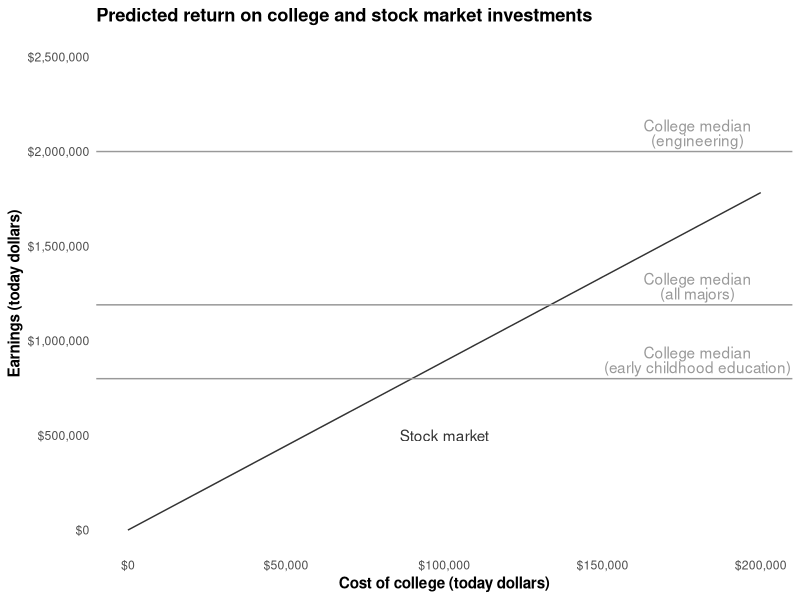
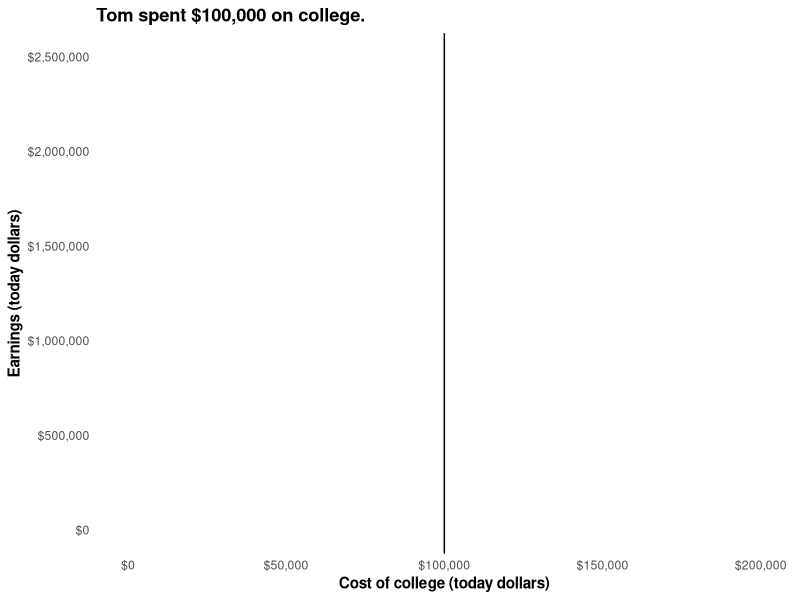
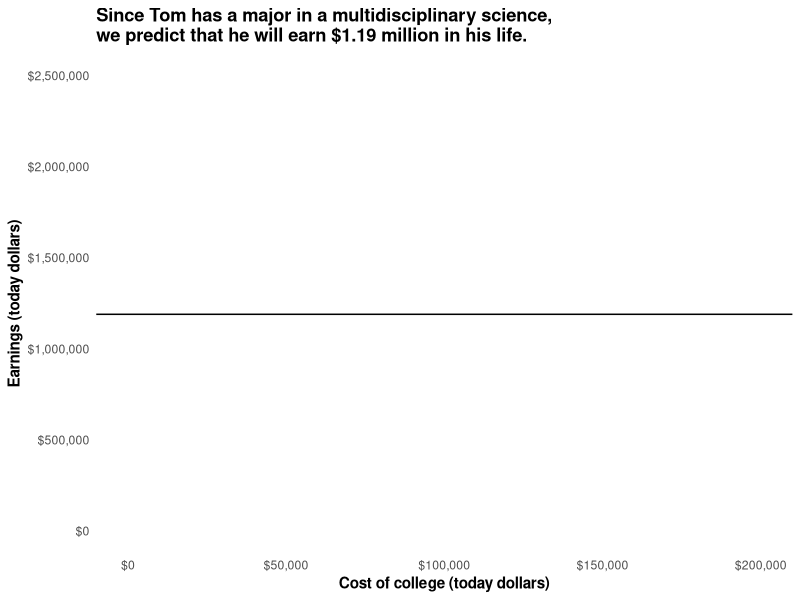
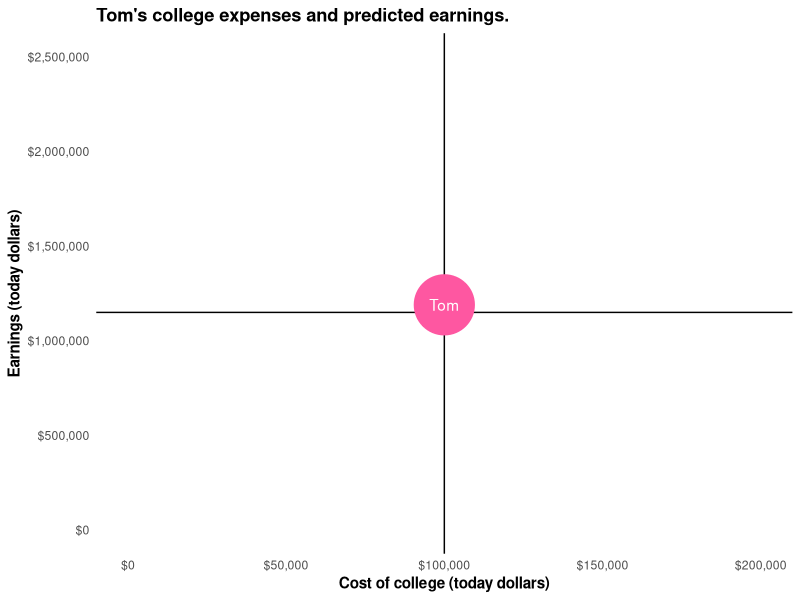
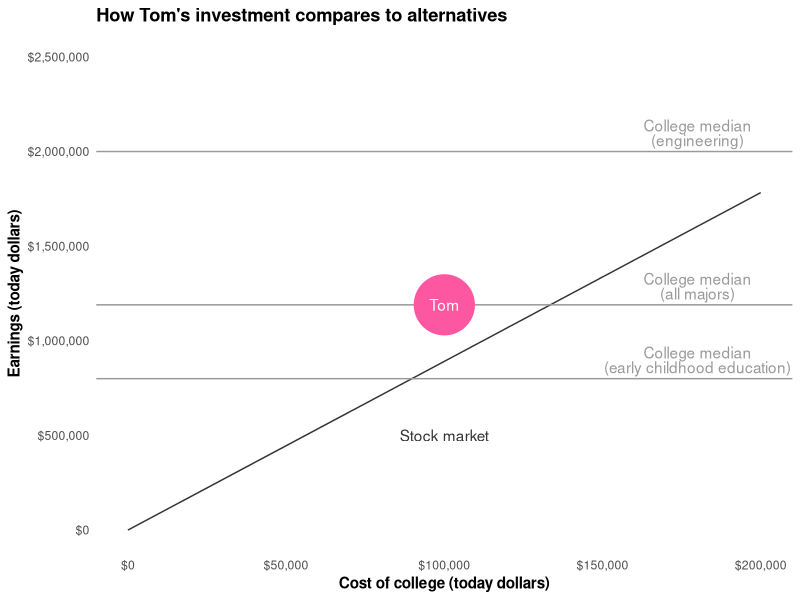

The R script that drew these images, in order:
library(ggplot2)
library(reshape2)
library(scales)

years.invested <- 65 - 20 # People supposedly retire at 65.
stock.market.return <- 1.07
prop.withdrawn <- 0.15 # Withdraw 15% of the initial investment every year, ignoring inflation
inflation <- 1.025 # 3% inflation

lifetime.earnings <- c(
  engineering = 2e6,
  all.majors = 1.19e6,
  early.childhood.education = 8e5
)

college <- data.frame(
  investment = 'College',
  label.x = 1.8e5,
  earnings.intercept = unname(lifetime.earnings),
  earnings.slope = 0,
  full.investment = paste0('College median\n(',
                           gsub('\\.', ' ', names(lifetime.earnings)), ')')
)

earnings <- function(starting.money, stock.market.return, prop.withdrawn) {
  f <- function(money, year) {
    money * (stock.market.return - (prop.withdrawn * inflation ^ year))
  }
  g <- function(money) sum(Reduce(f, 1:years.invested, accumulate = TRUE, init = money))
  sapply(starting.money, g)
}

not.college <- data.frame(cost = seq(0, 2e5, 1e4))
not.college$earnings <- earnings(not.college$cost, stock.market.return, prop.withdrawn)

p.base <- ggplot() +
  theme_minimal() +
  theme(title = element_text(face = 'bold'),
        panel.grid.minor = element_blank(),
        panel.grid.major = element_blank()) +
  scale_x_continuous('Cost of college (today dollars)',
                     limits = c(0, 2e5), labels = dollar) +
  scale_y_continuous('Earnings (today dollars)',
                     limits = c(0, 2.5e6), labels = dollar)

p.predictions <- p.base +
  geom_line(data = not.college,
            color = 'grey20',
            aes(x = cost, y = earnings)) +
  geom_hline(data = college,
             color = 'grey60',
             aes(yintercept = earnings.intercept,
                 group = full.investment)) +
  annotate('text', x = 1e5, y = 5e5, label = 'Stock market', color = 'grey20') +
  # equivalent to 7% annual increase with an inflation adjusted (2.5%)
  # salary starting at 15% of the cost of college
  geom_text(data = college,
            color = 'grey60',
            aes(x = label.x,
                y = earnings.intercept,
                vjust = -.2,
                lineheight = .8,
                label = full.investment)) +
  ggtitle('Predicted return on college and stock market investments')

p.tom.expenses <- p.base + geom_vline(xintercept = 1e5) +
  ggtitle("Tom spent $100,000 on college.")

p.tom.predictions <- p.base + geom_hline(yintercept = 1.19e6) +
  ggtitle('Since Tom has a major in a multidisciplinary science,\nwe predict that he will earn $1.19 million in his life.')

p.tom.both <- p.base +
                geom_vline(xintercept = 1e5) +
                geom_hline(yintercept = 1.15e6) +
                aes(x = 1e5, y = 1.19e6) +
                geom_point(color = '#fe57a1', size = 20) +
                geom_text(color = 'white', label = 'Tom') +
                ggtitle("Tom's college expenses and predicted earnings.")

p.tom.comparison <- p.predictions +
  aes(x = 1e5, y = 1.19e6) +
  geom_point(color = '#fe57a1', size = 20) +
  geom_text(color = 'white', label = 'Tom') +
  ggtitle("How Tom's investment compares to alternatives")

ppplot <- function(plot, filename) ggsave(filename = filename,
                                          plot = plot,
                                          width = 8, height = 6,
                                          units = 'in', dpi = 200)
ppplot(p.predictions, 'general-predictions.png')
ppplot(p.tom.expenses, 'tom-expenses.png')
ppplot(p.tom.predictions, 'tom-predictions.png')
ppplot(p.tom.both, 'tom-both.png')
ppplot(p.tom.comparison, 'tom-comparison.png')
